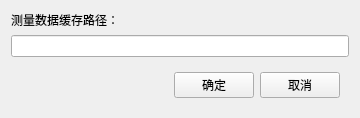
<?xml version="1.0" encoding="UTF-8"?>
<ui version="4.0">
 <class>CacheDirConfigWidget</class>
 <widget class="QWidget" name="CacheDirConfigWidget">
  <property name="geometry">
   <rect>
    <x>0</x>
    <y>0</y>
    <width>360</width>
    <height>109</height>
   </rect>
  </property>
  <property name="windowTitle">
   <string>缓存路径设置</string>
  </property>
  <layout class="QVBoxLayout" name="verticalLayout_2">
   <item>
    <layout class="QVBoxLayout" name="verticalLayout">
     <item>
      <widget class="QLabel" name="label">
       <property name="text">
        <string>测量数据缓存路径：</string>
       </property>
      </widget>
     </item>
     <item>
      <widget class="QLineEdit" name="lineEdit_path"/>
     </item>
     <item>
      <widget class="QWidget" name="widget" native="true">
       <layout class="QHBoxLayout" name="horizontalLayout">
        <item>
         <spacer name="horizontalSpacer">
          <property name="orientation">
           <enum>Qt::Horizontal</enum>
          </property>
          <property name="sizeHint" stdset="0">
           <size>
            <width>40</width>
            <height>20</height>
           </size>
          </property>
         </spacer>
        </item>
        <item>
         <widget class="QPushButton" name="pushButton_ok">
          <property name="text">
           <string>确定</string>
          </property>
         </widget>
        </item>
        <item>
         <widget class="QPushButton" name="pushButton_cancel">
          <property name="text">
           <string>取消</string>
          </property>
         </widget>
        </item>
       </layout>
      </widget>
     </item>
    </layout>
   </item>
  </layout>
 </widget>
 <resources/>
 <connections/>
</ui>
